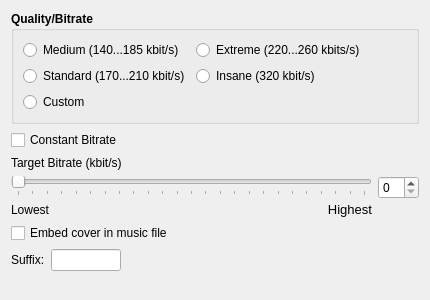
<?xml version="1.0" encoding="UTF-8"?>
<ui version="4.0">
 <class>LAMEWidgetUI</class>
 <widget class="QWidget" name="LAMEWidgetUI">
  <property name="geometry">
   <rect>
    <x>0</x>
    <y>0</y>
    <width>430</width>
    <height>300</height>
   </rect>
  </property>
  <property name="sizePolicy">
   <sizepolicy hsizetype="Preferred" vsizetype="Preferred">
    <horstretch>0</horstretch>
    <verstretch>0</verstretch>
   </sizepolicy>
  </property>
  <property name="minimumSize">
   <size>
    <width>430</width>
    <height>300</height>
   </size>
  </property>
  <property name="windowTitle">
   <string>Form</string>
  </property>
  <layout class="QGridLayout" name="gridLayout_2">
   <item row="0" column="0">
    <widget class="QGroupBox" name="groupBox">
     <property name="sizePolicy">
      <sizepolicy hsizetype="Preferred" vsizetype="Preferred">
       <horstretch>0</horstretch>
       <verstretch>0</verstretch>
      </sizepolicy>
     </property>
     <property name="font">
      <font>
       <weight>75</weight>
       <bold>true</bold>
      </font>
     </property>
     <property name="title">
      <string>Quality/Bitrate</string>
     </property>
     <layout class="QGridLayout" name="gridLayout">
      <item row="0" column="0">
       <widget class="QRadioButton" name="radioButton_medium">
        <property name="font">
         <font>
          <weight>50</weight>
          <bold>false</bold>
         </font>
        </property>
        <property name="toolTip">
         <string>This preset should provide near transparency to most people on most music.</string>
        </property>
        <property name="text">
         <string>Medium (140...185 kbit/s)</string>
        </property>
       </widget>
      </item>
      <item row="0" column="1">
       <widget class="QRadioButton" name="radioButton_extreme">
        <property name="font">
         <font>
          <weight>50</weight>
          <bold>false</bold>
         </font>
        </property>
        <property name="toolTip">
         <string>If you have extremely good hearing and similar equipment, this preset will generally provide slightly higher quality than the &quot;standard&quot; mode</string>
        </property>
        <property name="text">
         <string>Extreme (220...260 kbits/s)</string>
        </property>
       </widget>
      </item>
      <item row="0" column="2" rowspan="2">
       <spacer name="horizontalSpacer_2">
        <property name="orientation">
         <enum>Qt::Horizontal</enum>
        </property>
        <property name="sizeHint" stdset="0">
         <size>
          <width>21</width>
          <height>20</height>
         </size>
        </property>
       </spacer>
      </item>
      <item row="1" column="0">
       <widget class="QRadioButton" name="radioButton_standard">
        <property name="font">
         <font>
          <weight>50</weight>
          <bold>false</bold>
         </font>
        </property>
        <property name="toolTip">
         <string>This preset should generally be transparent to most people on most music and is already quite high in quality.</string>
        </property>
        <property name="text">
         <string>Standard (170...210 kbit/s)</string>
        </property>
       </widget>
      </item>
      <item row="1" column="1">
       <widget class="QRadioButton" name="radioButton_insane">
        <property name="font">
         <font>
          <weight>50</weight>
          <bold>false</bold>
         </font>
        </property>
        <property name="toolTip">
         <string>This preset will usually be overkill for most people and most situations, but if you must have the absolute highest quality with no regard to filesize, this is the way to go.</string>
        </property>
        <property name="text">
         <string>Insane (320 kbit/s)</string>
        </property>
       </widget>
      </item>
      <item row="2" column="0">
       <widget class="QRadioButton" name="radioButton_custom">
        <property name="font">
         <font>
          <weight>50</weight>
          <bold>false</bold>
         </font>
        </property>
        <property name="text">
         <string>Custom</string>
        </property>
       </widget>
      </item>
     </layout>
    </widget>
   </item>
   <item row="1" column="0">
    <widget class="QCheckBox" name="checkBox_cbr">
     <property name="text">
      <string>Constant Bitrate</string>
     </property>
    </widget>
   </item>
   <item row="2" column="0">
    <widget class="QLabel" name="label_targetbitrate">
     <property name="sizePolicy">
      <sizepolicy hsizetype="Preferred" vsizetype="Fixed">
       <horstretch>0</horstretch>
       <verstretch>0</verstretch>
      </sizepolicy>
     </property>
     <property name="text">
      <string>Target Bitrate (kbit/s)</string>
     </property>
    </widget>
   </item>
   <item row="3" column="0">
    <layout class="QHBoxLayout" name="horizontalLayout_3">
     <item>
      <layout class="QVBoxLayout" name="verticalLayout">
       <item>
        <widget class="QSlider" name="horizontalSlider_bitrate">
         <property name="minimum">
          <number>80</number>
         </property>
         <property name="maximum">
          <number>320</number>
         </property>
         <property name="pageStep">
          <number>10</number>
         </property>
         <property name="orientation">
          <enum>Qt::Horizontal</enum>
         </property>
         <property name="tickPosition">
          <enum>QSlider::TicksBelow</enum>
         </property>
        </widget>
       </item>
       <item>
        <layout class="QHBoxLayout" name="horizontalLayout_2">
         <item>
          <widget class="QLabel" name="label_lowest">
           <property name="text">
            <string>Lowest</string>
           </property>
          </widget>
         </item>
         <item>
          <widget class="QLabel" name="label_highest">
           <property name="text">
            <string>&lt;!DOCTYPE HTML PUBLIC &quot;-//W3C//DTD HTML 4.0//EN&quot; &quot;http://www.w3.org/TR/REC-html40/strict.dtd&quot;&gt;
&lt;html&gt;&lt;head&gt;&lt;meta name=&quot;qrichtext&quot; content=&quot;1&quot; /&gt;&lt;style type=&quot;text/css&quot;&gt;
p, li { white-space: pre-wrap; }
&lt;/style&gt;&lt;/head&gt;&lt;body style=&quot; font-family:'Sans Serif'; font-size:10pt; font-weight:400; font-style:normal;&quot;&gt;
&lt;p align=&quot;right&quot; style=&quot; margin-top:0px; margin-bottom:0px; margin-left:0px; margin-right:0px; -qt-block-indent:0; text-indent:0px;&quot;&gt;Highest&lt;/p&gt;&lt;/body&gt;&lt;/html&gt;</string>
           </property>
          </widget>
         </item>
        </layout>
       </item>
      </layout>
     </item>
     <item>
      <layout class="QVBoxLayout" name="verticalLayout_2">
       <item>
        <widget class="KIntSpinBox" name="kintspinbox_bitrate">
         <property name="maximum">
          <number>99</number>
         </property>
         <property name="value">
          <number>0</number>
         </property>
        </widget>
       </item>
       <item>
        <spacer name="verticalSpacer_2">
         <property name="orientation">
          <enum>Qt::Vertical</enum>
         </property>
         <property name="sizeType">
          <enum>QSizePolicy::Fixed</enum>
         </property>
         <property name="sizeHint" stdset="0">
          <size>
           <width>20</width>
           <height>18</height>
          </size>
         </property>
        </spacer>
       </item>
      </layout>
     </item>
    </layout>
   </item>
   <item row="4" column="0">
    <widget class="QCheckBox" name="checkBox_embedcover">
     <property name="text">
      <string>Embed cover in music file</string>
     </property>
    </widget>
   </item>
   <item row="5" column="0">
    <layout class="QHBoxLayout" name="horizontalLayout">
     <item>
      <widget class="QLabel" name="label_suffix">
       <property name="sizePolicy">
        <sizepolicy hsizetype="Preferred" vsizetype="Fixed">
         <horstretch>0</horstretch>
         <verstretch>0</verstretch>
        </sizepolicy>
       </property>
       <property name="text">
        <string>Suffix:</string>
       </property>
      </widget>
     </item>
     <item>
      <widget class="KLineEdit" name="klineedit_suffix">
       <property name="sizePolicy">
        <sizepolicy hsizetype="Fixed" vsizetype="Fixed">
         <horstretch>30</horstretch>
         <verstretch>0</verstretch>
        </sizepolicy>
       </property>
       <property name="maximumSize">
        <size>
         <width>70</width>
         <height>16777215</height>
        </size>
       </property>
      </widget>
     </item>
     <item>
      <spacer name="horizontalSpacer">
       <property name="orientation">
        <enum>Qt::Horizontal</enum>
       </property>
       <property name="sizeHint" stdset="0">
        <size>
         <width>40</width>
         <height>20</height>
        </size>
       </property>
      </spacer>
     </item>
    </layout>
   </item>
   <item row="6" column="0">
    <spacer name="verticalSpacer">
     <property name="orientation">
      <enum>Qt::Vertical</enum>
     </property>
     <property name="sizeHint" stdset="0">
      <size>
       <width>20</width>
       <height>0</height>
      </size>
     </property>
    </spacer>
   </item>
  </layout>
 </widget>
 <customwidgets>
  <customwidget>
   <class>KIntSpinBox</class>
   <extends>QSpinBox</extends>
   <header>knuminput.h</header>
  </customwidget>
  <customwidget>
   <class>KLineEdit</class>
   <extends>QLineEdit</extends>
   <header>klineedit.h</header>
  </customwidget>
 </customwidgets>
 <resources/>
 <connections/>
</ui>
